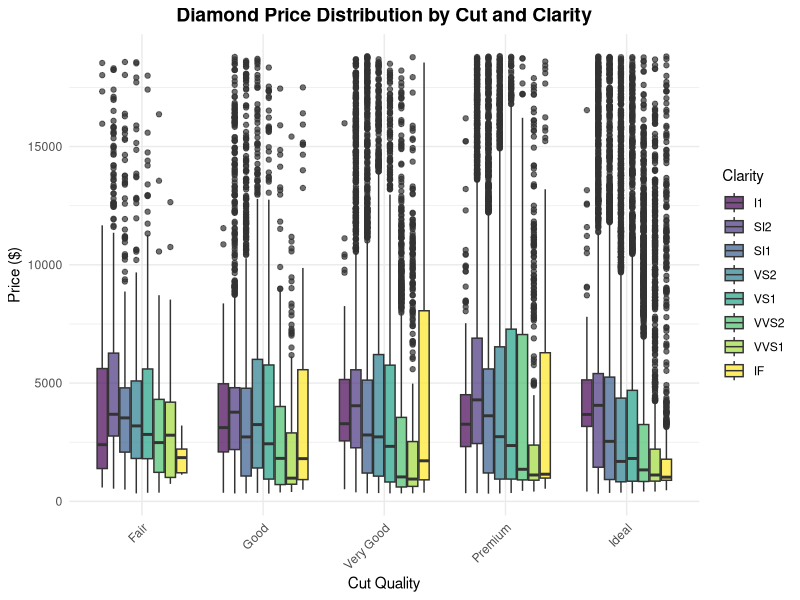

The R script that drew this image:
# Load tidyverse
library(tidyverse)

# Create a beautiful plot with the diamonds dataset
# Using a boxplot to show price distribution by cut (different from script-1.R scatter plot)
plot <- ggplot(diamonds, aes(x = cut, y = price, fill = clarity)) +
  geom_boxplot(alpha = 0.7) +
  theme_minimal() +
  labs(
    title = "Diamond Price Distribution by Cut and Clarity",
    x = "Cut Quality",
    y = "Price ($)",
    fill = "Clarity"
  ) +
  theme(
    plot.title = element_text(size = 14, face = "bold", hjust = 0.5),
    legend.position = "right",
    axis.text.x = element_text(angle = 45, hjust = 1)
  ) +
  scale_fill_viridis_d()

# Save the plot
ggsave("diamonds-2.png", plot, width = 10, height = 6, dpi = 300)
print("Plot saved as diamonds-2.png")
